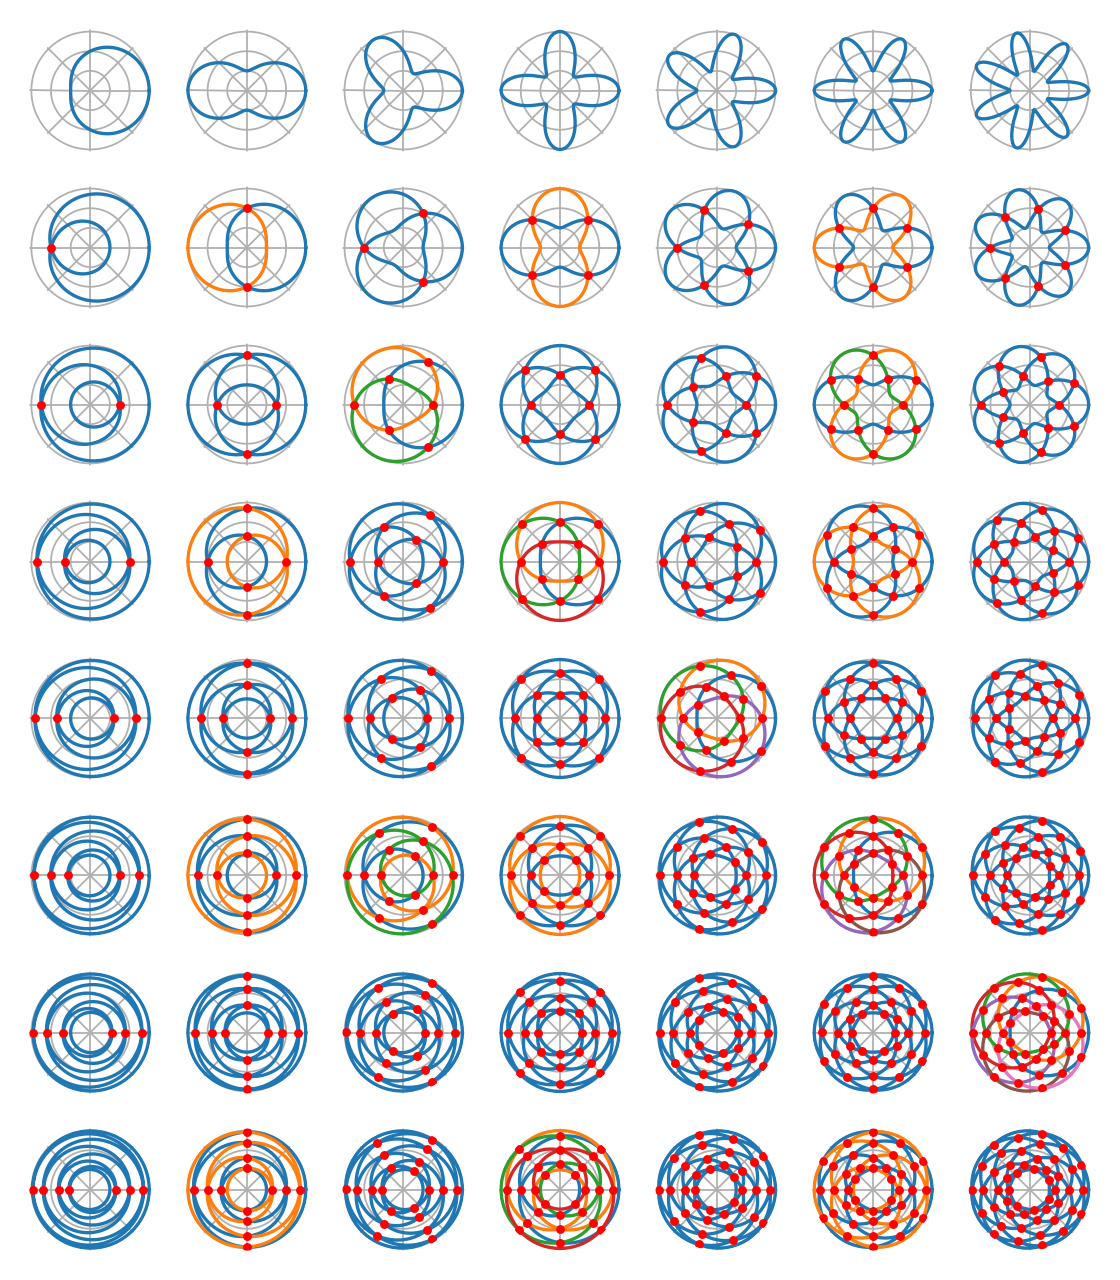

Here is the Python script that generated this plot:
import fractions
import math
import matplotlib.pyplot as plt
import numpy as np

P = 7
Q = 8

plt.figure(figsize=(P, Q))

for p in range(1, P + 1):
  for q in range(1, Q + 1):
    d = fractions.gcd(p, q)
    p_prime = p / d
    q_prime = q / d

    r = []
    for k in range(d):
      r.append(
        lambda theta, k=k: 2 + np.cos((p * theta - 2 * k * np.pi) / q)
      )
    theta = np.arange(0, 2 * q_prime * np.pi, 0.01)

    intersections = []
    # Note that these 4 imbricated loops are only O(p*q)
    for m in range(d):
      for n in range(m, d):
        if m == n:
            min_a = 1
        else:
            min_a = -q_prime + 1
        max_a = q_prime
        for a in range(min_a, max_a):
          min_b = int(math.ceil(float(abs(a) * p - m - n) / q))
          max_b = 2 * p_prime - int(math.floor(float(abs(a) * p + m + n) / q))
          for b in range(min_b, max_b):
            theta_1 = (b * q - a * p + m + n) * np.pi / p
            theta_2 = (b * q + a * p + m + n) * np.pi / p
            assert 0 <= theta_1 < 2 * q_prime * np.pi
            assert 0 <= theta_2 < 2 * q_prime * np.pi
            assert m != n or theta_1 < theta_2
            intersections.append((theta_1, r[m](theta_1)))
    assert len(intersections) == p * (q - 1)  # @todoc Explain

    sp = plt.subplot(Q, P, (q - 1) * P + p, polar=True)
    for k in range(d):
      sp.plot(theta, r[k](theta))
    sp.plot(
      [theta for theta, r in intersections],
      [r for theta, r in intersections],
      "r."
    )
    sp.set_rmin(0)
    sp.set_rmax(3.1)
    sp.set_yticks([1, 2, 3])
    sp.set_yticklabels([])
    sp.set_xticklabels([])
    sp.spines['polar'].set_visible(False)

plt.tight_layout()
